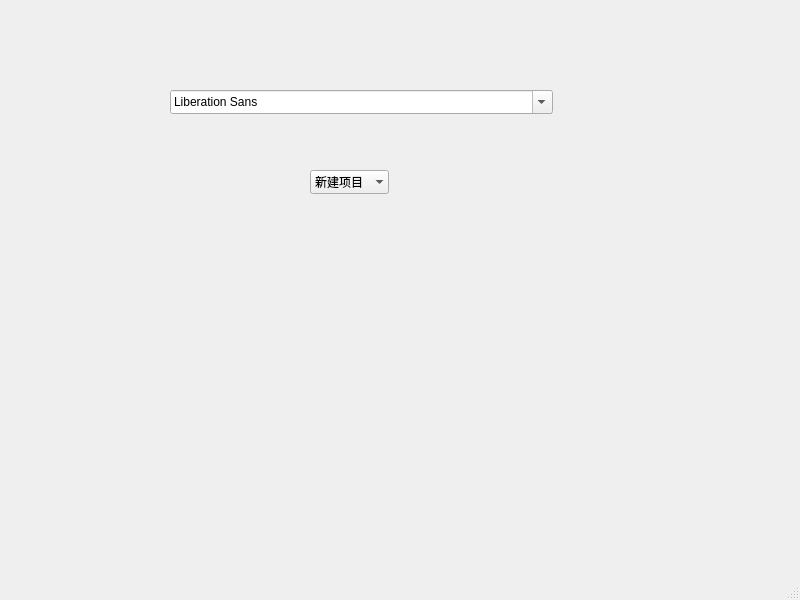
<?xml version="1.0" encoding="UTF-8"?>
<ui version="4.0">
 <class>MainWindow</class>
 <widget class="QMainWindow" name="MainWindow">
  <property name="geometry">
   <rect>
    <x>0</x>
    <y>0</y>
    <width>800</width>
    <height>600</height>
   </rect>
  </property>
  <property name="windowTitle">
   <string>MainWindow</string>
  </property>
  <widget class="QWidget" name="centralwidget">
   <widget class="QComboBox" name="comboBox">
    <property name="geometry">
     <rect>
      <x>310</x>
      <y>170</y>
      <width>79</width>
      <height>24</height>
     </rect>
    </property>
    <property name="mouseTracking">
     <bool>true</bool>
    </property>
    <property name="autoFillBackground">
     <bool>true</bool>
    </property>
    <property name="frame">
     <bool>false</bool>
    </property>
    <item>
     <property name="text">
      <string>新建项目</string>
     </property>
    </item>
    <item>
     <property name="text">
      <string>新建项目</string>
     </property>
    </item>
    <item>
     <property name="text">
      <string>新建项目</string>
     </property>
    </item>
    <item>
     <property name="text">
      <string>新建项目</string>
     </property>
    </item>
    <item>
     <property name="text">
      <string>新建项目</string>
     </property>
    </item>
   </widget>
   <widget class="QFontComboBox" name="fontComboBox">
    <property name="geometry">
     <rect>
      <x>170</x>
      <y>90</y>
      <width>383</width>
      <height>24</height>
     </rect>
    </property>
   </widget>
  </widget>
  <widget class="QMenuBar" name="menubar">
   <property name="geometry">
    <rect>
     <x>0</x>
     <y>0</y>
     <width>800</width>
     <height>21</height>
    </rect>
   </property>
  </widget>
  <widget class="QStatusBar" name="statusbar"/>
 </widget>
 <resources/>
 <connections/>
</ui>
